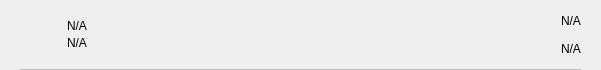
<?xml version="1.0" encoding="UTF-8"?>
<ui version="4.0">
 <class>TxRow</class>
 <widget class="QWidget" name="TxRow">
  <property name="geometry">
   <rect>
    <x>0</x>
    <y>0</y>
    <width>601</width>
    <height>70</height>
   </rect>
  </property>
  <property name="minimumSize">
   <size>
    <width>0</width>
    <height>40</height>
   </size>
  </property>
  <property name="windowTitle">
   <string notr="true">N/A</string>
  </property>
  <layout class="QVBoxLayout" name="verticalLayout_3">
   <property name="spacing">
    <number>0</number>
   </property>
   <property name="leftMargin">
    <number>0</number>
   </property>
   <property name="topMargin">
    <number>0</number>
   </property>
   <property name="rightMargin">
    <number>0</number>
   </property>
   <property name="bottomMargin">
    <number>0</number>
   </property>
   <item>
    <widget class="QWidget" name="rowContainer" native="true">
     <layout class="QVBoxLayout" name="verticalLayout_2">
      <property name="spacing">
       <number>9</number>
      </property>
      <property name="leftMargin">
       <number>20</number>
      </property>
      <property name="topMargin">
       <number>9</number>
      </property>
      <property name="rightMargin">
       <number>20</number>
      </property>
      <property name="bottomMargin">
       <number>0</number>
      </property>
      <item>
       <widget class="QFrame" name="frame">
        <property name="styleSheet">
         <string notr="true">border:none;</string>
        </property>
        <property name="frameShape">
         <enum>QFrame::StyledPanel</enum>
        </property>
        <property name="frameShadow">
         <enum>QFrame::Raised</enum>
        </property>
        <layout class="QHBoxLayout" name="horizontalLayout" stretch="0,2,0">
         <property name="leftMargin">
          <number>0</number>
         </property>
         <property name="topMargin">
          <number>0</number>
         </property>
         <property name="rightMargin">
          <number>0</number>
         </property>
         <property name="bottomMargin">
          <number>0</number>
         </property>
         <item>
          <widget class="QPushButton" name="icon">
           <property name="focusPolicy">
            <enum>Qt::NoFocus</enum>
           </property>
           <property name="styleSheet">
            <string notr="true">border:none;</string>
           </property>
           <property name="text">
            <string/>
           </property>
           <property name="iconSize">
            <size>
             <width>28</width>
             <height>28</height>
            </size>
           </property>
          </widget>
         </item>
         <item>
          <layout class="QVBoxLayout" name="verticalLayout">
           <property name="spacing">
            <number>3</number>
           </property>
           <property name="leftMargin">
            <number>9</number>
           </property>
           <item>
            <widget class="QLabel" name="lblAddress">
             <property name="styleSheet">
              <string notr="true"/>
             </property>
             <property name="text">
              <string notr="true">N/A</string>
             </property>
             <property name="alignment">
              <set>Qt::AlignBottom|Qt::AlignLeading|Qt::AlignLeft</set>
             </property>
            </widget>
           </item>
           <item>
            <widget class="QLabel" name="lblDate">
             <property name="styleSheet">
              <string notr="true"/>
             </property>
             <property name="text">
              <string notr="true">N/A</string>
             </property>
             <property name="alignment">
              <set>Qt::AlignLeading|Qt::AlignLeft|Qt::AlignTop</set>
             </property>
            </widget>
           </item>
          </layout>
         </item>
         <item>
          <widget class="QWidget" name="containerAmounts" native="true">
           <property name="minimumSize">
            <size>
             <width>80</width>
             <height>0</height>
            </size>
           </property>
           <layout class="QVBoxLayout" name="verticalLayout_4">
            <property name="leftMargin">
             <number>0</number>
            </property>
            <property name="topMargin">
             <number>0</number>
            </property>
            <property name="rightMargin">
             <number>0</number>
            </property>
            <property name="bottomMargin">
             <number>0</number>
            </property>
            <item alignment="Qt::AlignRight">
             <widget class="QLabel" name="lblAmountTop">
              <property name="styleSheet">
               <string notr="true"/>
              </property>
              <property name="text">
               <string notr="true">N/A</string>
              </property>
             </widget>
            </item>
            <item alignment="Qt::AlignRight">
             <widget class="QLabel" name="lblAmountBottom">
              <property name="styleSheet">
               <string notr="true"/>
              </property>
              <property name="text">
               <string notr="true">N/A</string>
              </property>
             </widget>
            </item>
           </layout>
          </widget>
         </item>
        </layout>
       </widget>
      </item>
      <item>
       <widget class="QLabel" name="lblDivisory">
        <property name="minimumSize">
         <size>
          <width>0</width>
          <height>1</height>
         </size>
        </property>
        <property name="maximumSize">
         <size>
          <width>16777215</width>
          <height>1</height>
         </size>
        </property>
        <property name="styleSheet">
         <string notr="true">background-color:#bababa;</string>
        </property>
        <property name="text">
         <string/>
        </property>
        <property name="alignment">
         <set>Qt::AlignBottom|Qt::AlignLeading|Qt::AlignLeft</set>
        </property>
       </widget>
      </item>
     </layout>
    </widget>
   </item>
  </layout>
 </widget>
 <resources/>
 <connections/>
</ui>
